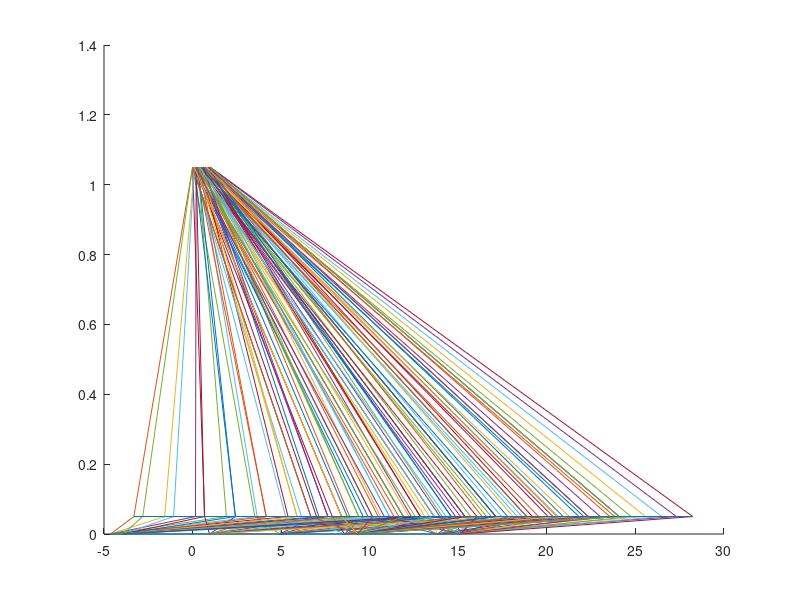

MATLAB code to generate this figure:
function RayTraceParax2d()

lambda = 800e-9;
numberOfAods = 2;
V = [613, 700];
l = [5e-2, 1];
vx = 10;
linearChirps = [FirstChirp, SecondChirp];
[t, x1] = GetSamplingRanges();
CalculateRayEnds();

    function [xEnd,aberrationVar] = CalculateRayEnds()
        x = cell(1,numberOfAods+1); 
        z = cell(1,numberOfAods+1); 
        x{1} = x1;
        z{1} = 0;
        
        figure();
        hold on
        for n = 1:numberOfAods
            x{n+1} = GetNextXyPositions(n);
            z{n+1} = z{n} + l(n);
            line([x{n};x{n+1}],[z{n};z{n+1}]);
            line([max(x{n}) min(x{n})],repmat([z{n}],1,2))
        end
        hold off
        
        xEnd = x{end} - vx * t;
        aberrationVar = var(xEnd);
             
        function xNplus1 = GetNextXyPositions(n)
            angle = NthDeflectionAngle(1);
            for m = 2:n % does this hit if n < 2
                angle = angle + NthDeflectionAngle(m);
            end
            xNplus1 = x{n} + angle(1,:) * l(n);
        end   
        
        function fnangle = NthDeflectionAngle(n) 
            phase = t - x{n} / V(n);
            fnangle = linearChirps(n) * phase * lambda/V(n);
        end
    end

    function c = FirstChirp()
        c = V(1)^2/lambda * (V(2) - vx)/(l(1)*V(2) - l(2)*V(1) + l(2)*V(2) - l(1)*vx);
    end

    function c = SecondChirp()
        c = V(2)^2/lambda * (V(1) - vx)/(l(2)*V(1) - l(2)*V(2));
    end
end

function [t,x1] = GetSamplingRanges()
    xRange = normrnd(0,10,1,10);
    tRange = 0:0.010:0.100;
    [x1temp,ttemp] = meshgrid(xRange,tRange);
    x1 = x1temp(:)';
    t = ttemp(:)';
end